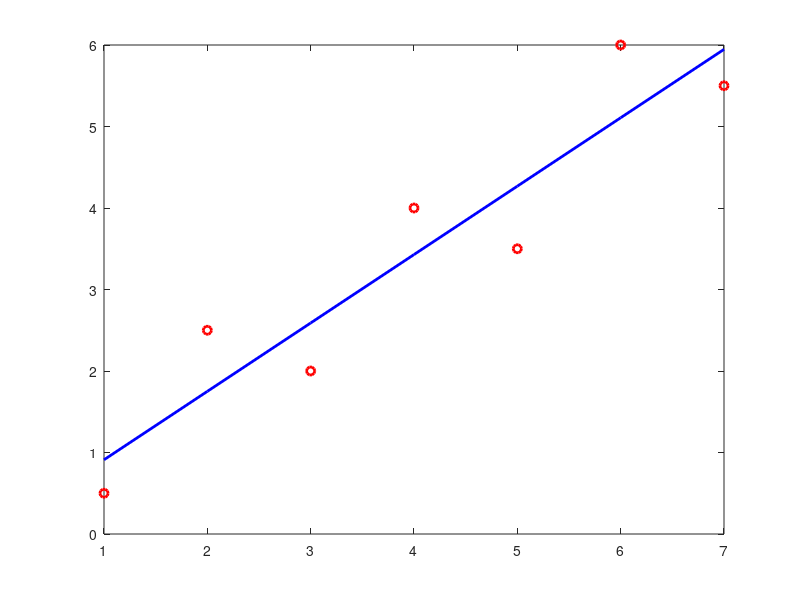

The MATLAB source for this figure:
clear all , clc , clf ;
close all ;
%%%%%%%%%%%%%%%%%%%%%%%%%%%%%%%%%%%%%%%%%%%%%%%%%%%%%%%%%%%%%%%%%%%%%%%%%%%
% Linear Regression 
format long g
x = [1 2 3 4 5 6 7] ;
y = [.5 2.5 2 4 3.5 6 5.5] ;
sum_x = sum(x) ;
sum_x2 = sum(x.^2) ;
sum_y = sum(y) ;
sum_y2 = sum(y.^2) ;
sum_xy = sum(x.*y) ;
n = length(x) ;
anot = ((sum_y*sum_x2 - sum_x*sum_xy)/(n * sum_x2 - (sum_x)^2 )) ;
aone = ((n*sum_xy - sum_x*sum_y)/(n * sum_x2 - (sum_x)^2 )) ;
fprintf('a0 = %f\n',anot) ;
fprintf('a1 = %f\n',aone) ;

plot(x,y,'o','MarkerEdgeColor','r','MarkerSize',6,'LineWidth',2) ;
hold on ; 
ym = anot + aone *x ;
plot(x,ym,'b','LineWidth',2) ;
 

